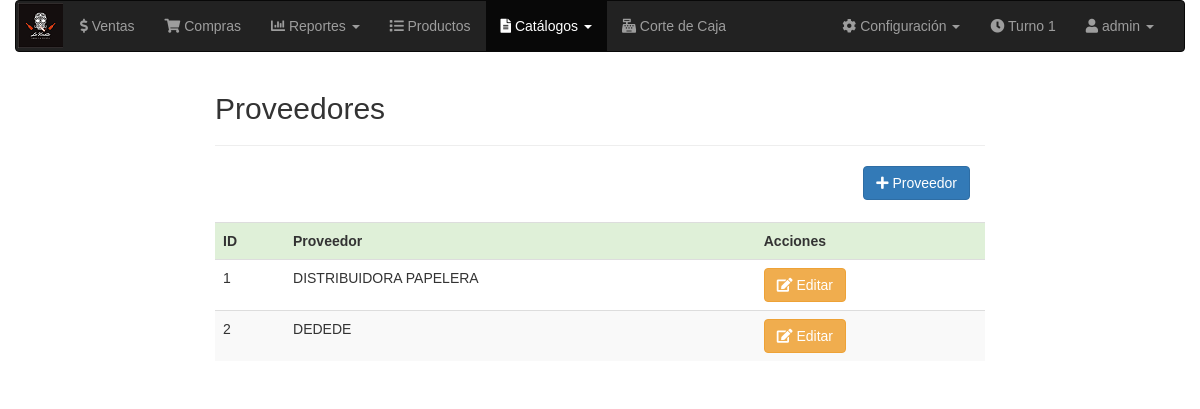
The page /catalogos/proveedores.php (signed in) on the database its author committed.
### tables this page shows
CREATE TABLE `proveedores`  (
  `id_proveedores` int(255) NOT NULL AUTO_INCREMENT,
  `nombre_proveedores` varchar(255) NULL DEFAULT NULL,
  PRIMARY KEY (`id_proveedores`) USING BTREE
);

### catalogos/proveedores.php (the view, shortened to what this page needs)
<?php
	$link = Conectarse();
	$consulta = "SELECT * FROM proveedores";
	$result = mysqli_query($link, $consulta);
	if($result){
		while($fila = mysqli_fetch_assoc($result)){
			$proveedores[] = $fila;
		}
	}
	else{
		die("Error en la consulta $consulta". mysqli_error($link));
	}
?>
<!DOCTYPE html>
<html lang="es">
	<head>
    <?php include("../styles_carpetas.php"); ?>
	</head>
	<body>
    <div class="container-fluid">
			<?php include("../menu_carpetas.php"); ?>
		</div>
    <section class="container">
			<strong>
				<h2>Proveedores</h2>
			</strong>
			<hr>
			<div class="col-md-12 text-right">
				<button id="nuevo" type="button" class="btn btn-primary" >
					<i class="fa fa-plus"></i> Proveedor
				</button>
			</div >
		</section>
    <br>
    <section class="container">
			<table class="table table-striped">
				<tr class="success">
					<td><strong>ID</strong></td>
					<td><strong>Proveedor</strong></td>
					<td><strong>Acciones</strong></td>
				</tr>
				<?php foreach($proveedores AS $i=>$fila){	?>
					<tr class="">
						<td><?php echo $fila["id_proveedores"] ?></td>
						<td><?php echo $fila["nombre_proveedores"] ?></td>
						<td>
								<button class="btn btn-warning btn_editar" type="button"
								data-id_registro="<?php echo $fila["id_proveedores"]?>"
								>
									<i class="fas fa-edit" ></i> Editar
								</button>
						</td>
					</tr>
					<?php
					}
				?>
			</table>
			</section>
        <?php print_r ($departamentos)?>
	</body>
</html>

### rows shown on the page
proveedores: id_proveedores "1", nombre_proveedores "DISTRIBUIDORA PAPELERA"
proveedores: id_proveedores "2", nombre_proveedores "DEDEDE"

### other values the page prints
$_COOKIE["id_turnos"] "1"
$_COOKIE["nombre_usuarios"] "admin"
